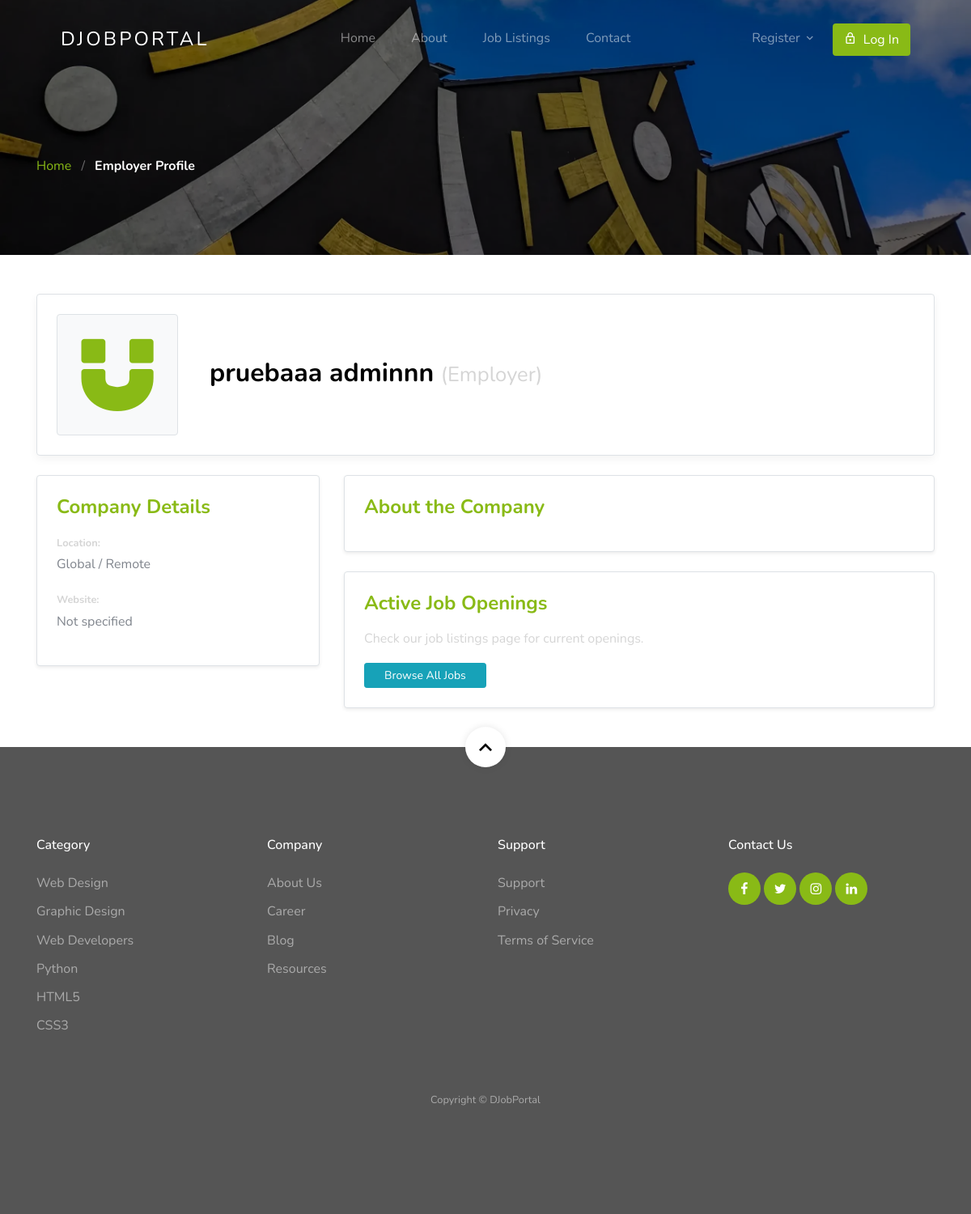
The page /employer/profile/view/1/ on the database as committed earlier.
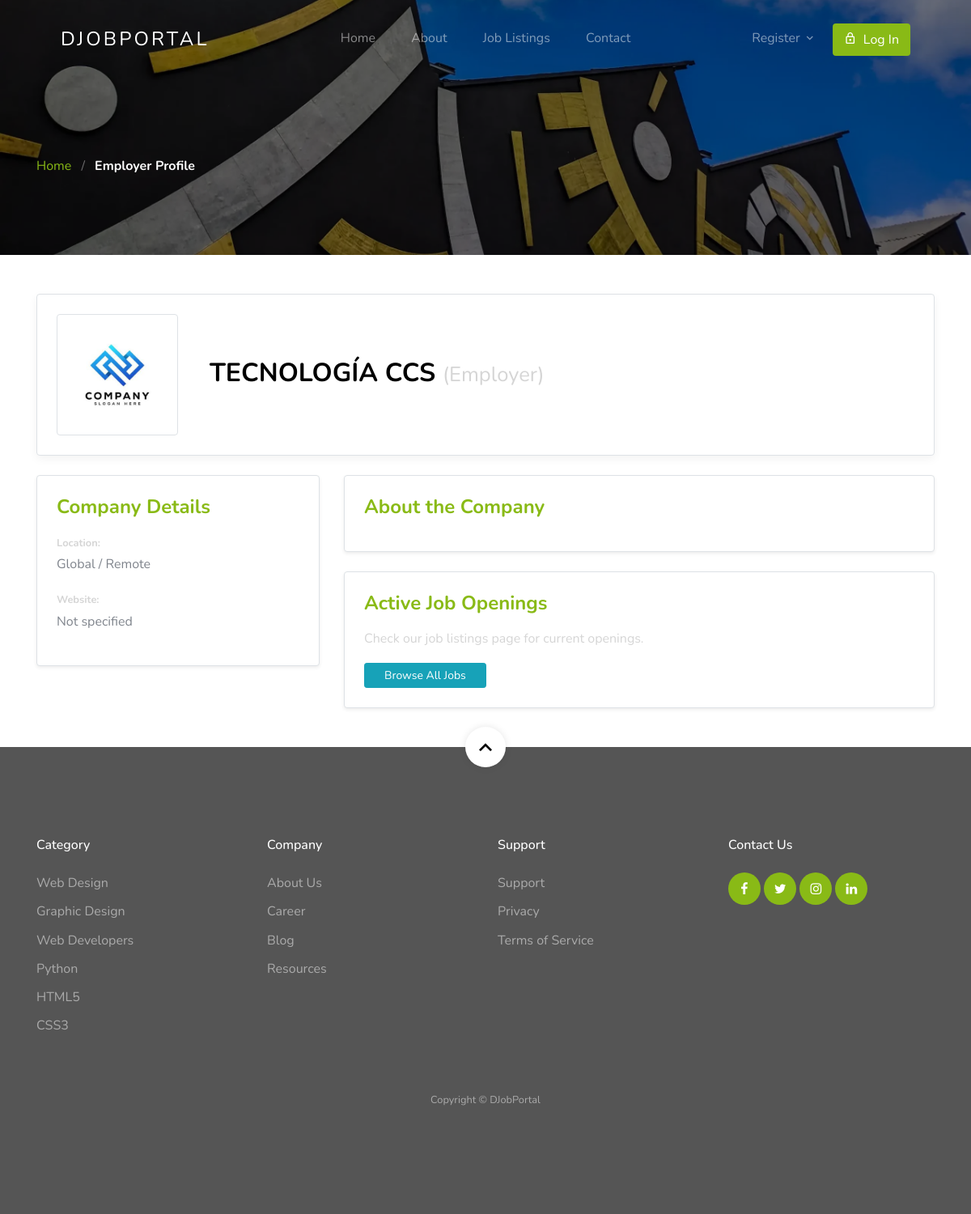
The same page on the database as committed later.
### apps/account/models/profiles.py (models this page shows, shortened)
class EmployerProfile(models.Model):
    user = models.OneToOneField(settings.AUTH_USER_MODEL, on_delete=models.CASCADE, related_name='employer_profile')
    company_website = models.URLField(blank=True)
    company_logo = models.ImageField(upload_to='logos/', blank=True)
    description = models.TextField(blank=True)

### apps/account/models/user.py (models this page shows, shortened)
class User(AbstractUser):
    username = None
    email = models.EmailField(
        unique=True,
        blank=False,
        error_messages={
            'unique': "A user with that email already exists.",
        },
    )
    role = models.CharField(choices=ROLE, max_length=10)
    gender = models.CharField(choices=GENDER_TYPE, max_length=1)
    USERNAME_FIELD = "email"
    REQUIRED_FIELDS = []
    objects = CustomUserManager()

### apps/account/views/profile.py (the view)
# urls.py: path('employer/profile/view/<int:id>/', EmployerProfileView.as_view(), name='employer-profile'),
class EmployerProfileView(DetailView):
    model = EmployerProfile
    template_name = 'account/employer-profile.html'
    context_object_name = 'profile'
    def get_object(self, queryset=None):
        return get_object_or_404(EmployerProfile, user_id=self.kwargs.get('id'))

### template/account/employer-profile.html (shortened to what this page needs)
{% extends 'base.html' %}
{% load static %}
{% block content %}
{% include "account/profile-hero.html" with hero_breadcrumb="Employer Profile" %}
<div class="container py-5">
    {% include 'account/profile-header.html' with profile_type='employer' %}
    <div class="row">
        <div class="col-lg-4 mb-4">
            <div class="bg-white border rounded p-4 shadow-sm">
                <h4 class="font-weight-bold mb-3 text-primary">Company Details</h4>
                <div class="mb-3">
                    <span class="text-muted small font-weight-bold">Location:</span>
                    <p class="mb-2">{{ profile.company_location|default:"Global / Remote" }}</p>
                </div>
                <div class="mb-3">
                    <span class="text-muted small font-weight-bold">Website:</span>
                    <p class="mb-2">
                        {% if profile.company_website %}
                        <a href="{{ profile.company_website }}" target="_blank" class="text-primary">{{ profile.company_website }}</a>
                        {% else %}
                        Not specified
                        {% endif %}
                    </p>
                </div>
            </div>
        </div>
        <div class="col-lg-8">
            <div class="bg-white border rounded p-4 mb-4 shadow-sm">
                <h4 class="font-weight-bold mb-3 text-primary">About the Company</h4>
            </div>
            <div class="bg-white border rounded p-4 shadow-sm">
                <h4 class="font-weight-bold mb-3 text-primary">Active Job Openings</h4>
                <div class="jobs-list">
                    <p class="text-muted italic">Check our job listings page for current openings.</p>
                    <a href="{% url 'jobapp:job-list' %}?user_id={{ profile.user.id }}" class="btn btn-sm btn-info px-4">Browse All Jobs</a>
                </div>
            </div>
        </div>
    </div>
</div>
{% endblock %}

### template/account/profile-header.html (shortened to what this page needs)
{% load static %}
<div class="profile-header-card bg-white border rounded p-4 mb-4">
    <div class="row align-items-center">
        <div class="col-auto">
            {% if profile_type == 'employee' %}
            <div class="profile-avatar">
                <div
                    class="profile-avatar-placeholder bg-primary text-white rounded-circle d-flex align-items-center justify-content-center font-weight-bold">
                    {{ profile.user.first_name|first }}{{ profile.user.last_name|first }}
                </div>
            </div>
            {% else %}
            <div class="company-logo-container">
                {% if profile.company_logo %}
                <img src="{{ profile.company_logo.url }}" alt="Company Logo"
                    class="profile-company-logo img-fluid rounded border p-1">
                {% else %}
                <div
                    class="profile-logo-placeholder bg-light border rounded d-flex align-items-center justify-content-center">
                    <span class="icon-magnet text-primary"></span>
                </div>
                {% endif %}
            </div>
            {% endif %}
        </div>
        <div class="col pl-4">
            <h2 class="display-5 font-weight-bold mb-1">
                {% if profile_type == 'employee' %}
                {{ profile.user.get_full_name }}
                {% else %}
                {{ profile.user.first_name }} {{ profile.user.last_name }} <small
                    class="text-muted text-capitalize">(Employer)</small>
                {% endif %}
            </h2>
        </div>
    </div>
</div>

Rows that differ between the two databases and show on the page:
changed EmployerProfile: company_logo: picture added; user.first_name "pruebaaa" → "TECNOLOGÍA"; user.last_name "adminnn" → "CCS"
